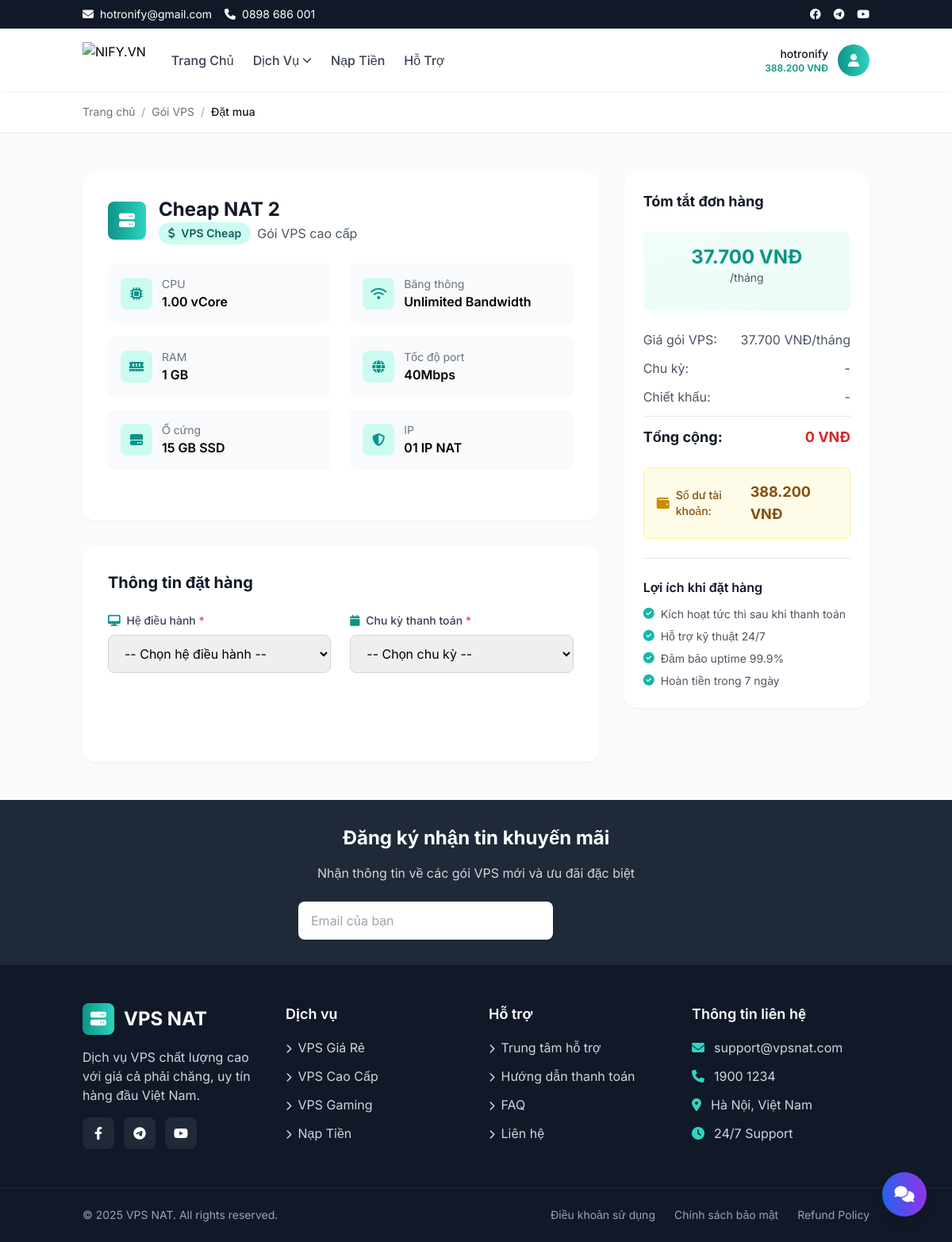
Screenshot of /order.php?id=278 (signed in) with the database file from the repository.
### tables this page shows
CREATE TABLE `users` (
  `id` int(11) NOT NULL,
  `username` varchar(50) NOT NULL,
  `email` varchar(100) NOT NULL,
  `password` varchar(255) NOT NULL,
  `full_name` varchar(100) DEFAULT NULL,
  `phone` varchar(20) DEFAULT NULL,
  `balance` decimal(10,2) DEFAULT 0.00,
  `role` enum('user','admin') DEFAULT 'user',
  `status` enum('active','inactive') DEFAULT 'active',
  `created_at` timestamp NULL DEFAULT current_timestamp(),
  `updated_at` timestamp NULL DEFAULT current_timestamp() ON UPDATE current_timestamp()
);

CREATE TABLE `vps_packages` (
  `id` int(11) NOT NULL,
  `name` varchar(100) NOT NULL,
  `cpu` varchar(50) NOT NULL,
  `ram` varchar(50) NOT NULL,
  `storage` varchar(50) NOT NULL,
  `bandwidth` varchar(50) NOT NULL,
  `port_speed` text NOT NULL,
  `ip` text NOT NULL DEFAULT 'N/A',
  `original_price` decimal(10,2) NOT NULL,
  `selling_price` decimal(10,2) NOT NULL,
  `category` enum('nat','cheap') NOT NULL DEFAULT 'nat',
  `status` enum('active','inactive') DEFAULT 'active',
  `created_at` timestamp NULL DEFAULT current_timestamp(),
  `updated_at` timestamp NULL DEFAULT current_timestamp() ON UPDATE current_timestamp()
);

### order.php (the view, shortened to what the rows shown need)
<?php
require_once 'database.php';
require_once 'includes/functions.php';
$package_id = $_GET['id'] ?? 0;
$package = getVpsPackage($package_id);
?>
<section class="py-12 bg-gray-50">
    <div class="container mx-auto px-4">
        <div class="max-w-6xl mx-auto">
            <div class="grid grid-cols-1 lg:grid-cols-3 gap-8">
                <div class="lg:col-span-2">
                    <div class="bg-white rounded-2xl shadow-sm p-8 mb-8">
                        <div class="flex items-center mb-6">
                            <div>
                                <h2 class="text-2xl font-bold text-gray-900"><?= htmlspecialchars($package['name']) ?></h2>
                                <div class="flex items-center space-x-2">
                                    <span class="bg-<?= ($package['category'] ?? 'nat') !== 'cheap' ? 'teal' : 'red' ?>-100 text-<?= ($package['category'] ?? 'nat') !== 'cheap' ? 'teal' : 'red' ?>-800 px-3 py-1 rounded-full text-sm font-semibold">
                                    </span>
                                    <span class="text-gray-600">Gói VPS cao cấp</span>
                                </div>
                            </div>
                        </div>
                        <div class="grid grid-cols-1 md:grid-cols-2 gap-6 mb-8">
                            <div class="space-y-4">
                                <div class="flex items-center p-4 bg-gray-50 rounded-lg">
                                    <div>
                                        <div class="text-sm text-gray-500">CPU</div>
                                        <div class="font-semibold"><?= htmlspecialchars($package['cpu']) ?></div>
                                    </div>
                                </div>
                                <div class="flex items-center p-4 bg-gray-50 rounded-lg">
                                    <div>
                                        <div class="text-sm text-gray-500">RAM</div>
                                        <div class="font-semibold"><?= htmlspecialchars($package['ram']) ?></div>
                                    </div>
                                </div>
                                <div class="flex items-center p-4 bg-gray-50 rounded-lg">
                                    <div>
                                        <div class="text-sm text-gray-500">Ổ cứng</div>
                                        <div class="font-semibold"><?= htmlspecialchars($package['storage']) ?></div>
                                    </div>
                                </div>
                            </div>
                            <div class="space-y-4">
                                <div class="flex items-center p-4 bg-gray-50 rounded-lg">
                                    <div>
                                        <div class="text-sm text-gray-500">Băng thông</div>
                                        <div class="font-semibold"><?= htmlspecialchars($package['bandwidth'] ?? 'Unlimited') ?></div>
                                    </div>
                                </div>
                                <div class="flex items-center p-4 bg-gray-50 rounded-lg">
                                    <div>
                                        <div class="text-sm text-gray-500">Tốc độ port</div>
                                        <div class="font-semibold"><?= htmlspecialchars($package['port_speed']) ?></div>
                                    </div>
                                </div>
                                <div class="flex items-center p-4 bg-gray-50 rounded-lg">
                                    <div>
                                        <div class="text-sm text-gray-500">IP</div>
                                        <div class="font-semibold"><?= htmlspecialchars($package['ip']) ?></div>
                                    </div>
                                </div>
                            </div>
                        </div>
                    </div>
                    <div class="bg-white rounded-2xl shadow-sm p-8">
                        <form method="POST" id="orderForm">
                            <div class="grid grid-cols-1 md:grid-cols-2 gap-6 mb-6">
                                <div>
                                    <label class="block text-sm font-medium text-gray-700 mb-2">
                                        <i class="fas fa-desktop mr-1 text-<?= ($package['category'] ?? 'nat') !== 'cheap' ? 'teal' : 'red' ?>-600"></i>
                                        Hệ điều hành <span class="text-red-500">*</span>
                                    </label>
                                    <select name="os_id" id="os_id" required
                                            class="w-full px-4 py-3 border border-gray-300 rounded-lg focus:outline-none focus:ring-2 focus:ring-<?= ($package['category'] ?? 'nat') !== 'cheap' ? 'teal' : 'red' ?>-500 focus:border-<?= ($package['category'] ?? 'nat') !== 'cheap' ? 'teal' : 'red' ?>-500">
                                        <option value="">-- Chọn hệ điều hành --</option>
                                    </select>
                                </div>
                                <div>
                                    <label class="block text-sm font-medium text-gray-700 mb-2">
                                        <i class="fas fa-calendar mr-1 text-<?= ($package['category'] ?? 'nat') !== 'cheap' ? 'teal' : 'red' ?>-600"></i>
                                        Chu kỳ thanh toán <span class="text-red-500">*</span>
                                    </label>
                                    <select name="billing_cycle" id="billing_cycle" required
                                            class="w-full px-4 py-3 border border-gray-300 rounded-lg focus:outline-none focus:ring-2 focus:ring-<?= ($package['category'] ?? 'nat') !== 'cheap' ? 'teal' : 'red' ?>-500 focus:border-<?= ($package['category'] ?? 'nat') !== 'cheap' ? 'teal' : 'red' ?>-500">
                                        <option value="">-- Chọn chu kỳ --</option>
                                    </select>
                                </div>
                            </div>
                        </form>
                    </div>
                </div>
                <div class="lg:col-span-1">
                    <div class="bg-white rounded-2xl shadow-sm p-6 sticky top-6">
                        <div class="bg-gradient-to-br from-<?= ($package['category'] ?? 'nat') !== 'cheap' ? 'teal' : 'red' ?>-50 to-<?= ($package['category'] ?? 'nat') !== 'cheap' ? 'emerald' : 'blue' ?>-50 rounded-lg p-4 mb-6">
                            <div class="text-center mb-4">
                                <div class="text-2xl font-bold text-<?= ($package['category'] ?? 'nat') !== 'cheap' ? 'teal' : 'red' ?>-600">
                                    <?= formatPrice($package['selling_price']) ?>
                                </div>
                                <div class="text-sm text-gray-600">/tháng</div>
                            </div>
                        </div>
                        <div class="space-y-3 mb-6">
                            <div class="flex justify-between text-gray-600">
                                <span>Giá gói VPS:</span>
                                <span id="package_price"><?= formatPrice($package['selling_price']) ?>/tháng</span>
                            </div>
                        </div>
                    </div>
                </div>
            </div>
        </div>
    </div>
</section>
<?php
$content = ob_get_clean();
include 'includes/header.php';
?>

### includes/header.php (shortened to what the rows shown need)
<!DOCTYPE html>
<html lang="vi">
<head>
    <script src="https://cdn.tailwindcss.com"></script>
    <link rel="stylesheet" href="https://cdnjs.cloudflare.com/ajax/libs/font-awesome/6.4.0/css/all.min.css">
</head>
<body class="bg-gray-50">
    <header class="bg-white shadow-sm sticky top-0 z-40 glass-effect">
        <nav class="container mx-auto px-4 py-4">
            <div class="flex justify-between items-center">
                <div class="hidden lg:flex items-center space-x-4">
                    <?php if (isLoggedIn()):
                        $user = getUser($_SESSION['user_id']);
                    ?>
                        <div class="flex items-center space-x-3">
                            <div class="text-right">
                                <div class="text-sm font-medium text-gray-900"><?= $_SESSION['username'] ?></div>
                                <div class="text-xs text-teal-600 font-semibold"><?= formatPrice($user['balance']) ?></div>
                            </div>
                            <div class="relative group">
                                <button class="w-10 h-10 bg-gradient-to-r from-teal-600 to-teal-400 rounded-full flex items-center justify-center text-white hover-lift">
                                    <i class="fas fa-user"></i>
                                </button>
                            </div>
                        </div>
                    <?php endif; ?>
                </div>
            </div>
        </nav>
    </header>
    <main>
        <?= $content ?? '' ?>
    </main>
</body>
</html>

### rows the page displays
users: balance "388.200 VNĐ"
vps_packages: name "Cheap NAT 2", cpu "1.00 vCore", ram "1 GB", storage "15 GB SSD", bandwidth "Unlimited Bandwidth", port_speed "40Mbps", ip "01 IP NAT", selling_price "37.700 VNĐ"

### other values shown
$_SESSION['username'] "hotronify"
formatPrice($_SESSION['balance']) "388.200 VNĐ"
